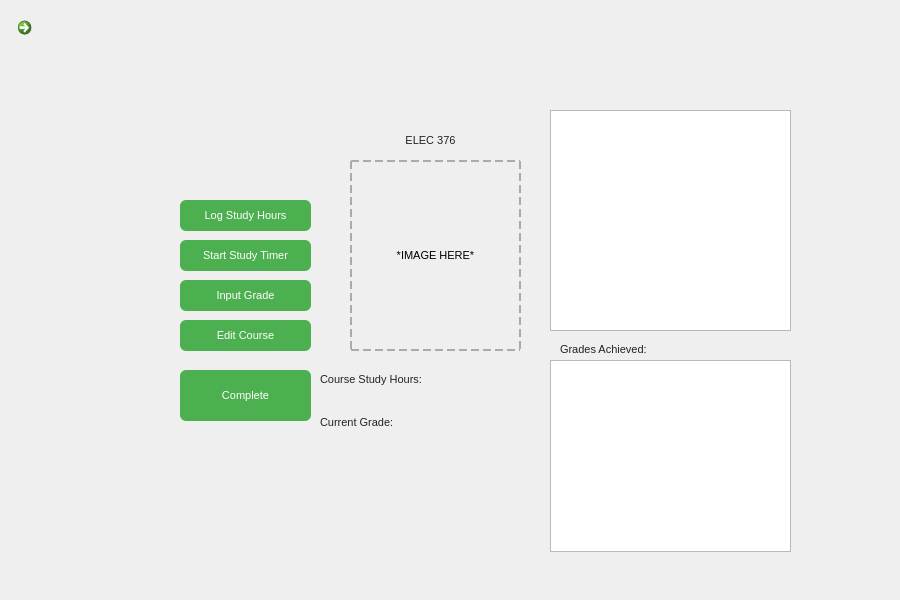
<?xml version="1.0" encoding="UTF-8"?>
<ui version="4.0">
 <class>CoursePage</class>
 <widget class="QWidget" name="CoursePage">
  <property name="geometry">
   <rect>
    <x>0</x>
    <y>0</y>
    <width>900</width>
    <height>600</height>
   </rect>
  </property>
  <property name="font">
   <font>
    <pointsize>8</pointsize>
   </font>
  </property>
  <property name="windowTitle">
   <string>Form</string>
  </property>
  <widget class="QPushButton" name="logHoursButton">
   <property name="geometry">
    <rect>
     <x>180</x>
     <y>200</y>
     <width>131</width>
     <height>31</height>
    </rect>
   </property>
   <property name="styleSheet">
    <string notr="true">QPushButton {
    background-color: #4CAF50;
    color: white;
    font: bold 8pt &quot;Segoe UI&quot;;
    border-radius: 6px;
    padding: 6px 12px;
}
QPushButton:hover {
    background-color: #45a049;
}
QPushButton:pressed {
    background-color: #3d8c40;
}</string>
   </property>
   <property name="text">
    <string>Log Study Hours</string>
   </property>
  </widget>
  <widget class="QPushButton" name="timerButton">
   <property name="geometry">
    <rect>
     <x>180</x>
     <y>240</y>
     <width>131</width>
     <height>31</height>
    </rect>
   </property>
   <property name="styleSheet">
    <string notr="true">QPushButton {
    background-color: #4CAF50;
    color: white;
    font: bold 8pt &quot;Segoe UI&quot;;
    border-radius: 6px;
    padding: 6px 12px;
}
QPushButton:hover {
    background-color: #45a049;
}
QPushButton:pressed {
    background-color: #3d8c40;
}</string>
   </property>
   <property name="text">
    <string>Start Study Timer</string>
   </property>
  </widget>
  <widget class="QLabel" name="courseNameLabel">
   <property name="geometry">
    <rect>
     <x>350</x>
     <y>130</y>
     <width>161</width>
     <height>21</height>
    </rect>
   </property>
   <property name="layoutDirection">
    <enum>Qt::LayoutDirection::LeftToRight</enum>
   </property>
   <property name="styleSheet">
    <string notr="true">QLabel {
    font: bold 16pt &quot;Segoe UI&quot;;
    color: #222;
}</string>
   </property>
   <property name="text">
    <string>ELEC 376</string>
   </property>
   <property name="alignment">
    <set>Qt::AlignmentFlag::AlignCenter</set>
   </property>
  </widget>
  <widget class="QPushButton" name="inputGradeButton">
   <property name="geometry">
    <rect>
     <x>180</x>
     <y>280</y>
     <width>131</width>
     <height>31</height>
    </rect>
   </property>
   <property name="styleSheet">
    <string notr="true">QPushButton {
    background-color: #4CAF50;
    color: white;
    font: bold 8pt &quot;Segoe UI&quot;;
    border-radius: 6px;
    padding: 6px 12px;
}
QPushButton:hover {
    background-color: #45a049;
}
QPushButton:pressed {
    background-color: #3d8c40;
}</string>
   </property>
   <property name="text">
    <string>Input Grade</string>
   </property>
  </widget>
  <widget class="QPushButton" name="editCourseButton">
   <property name="geometry">
    <rect>
     <x>180</x>
     <y>320</y>
     <width>131</width>
     <height>31</height>
    </rect>
   </property>
   <property name="styleSheet">
    <string notr="true">QPushButton {
    background-color: #4CAF50;
    color: white;
    font: bold 8pt &quot;Segoe UI&quot;;
    border-radius: 6px;
    padding: 6px 12px;
}
QPushButton:hover {
    background-color: #45a049;
}
QPushButton:pressed {
    background-color: #3d8c40;
}</string>
   </property>
   <property name="text">
    <string>Edit Course</string>
   </property>
  </widget>
  <widget class="QPushButton" name="completeButton">
   <property name="geometry">
    <rect>
     <x>180</x>
     <y>370</y>
     <width>131</width>
     <height>51</height>
    </rect>
   </property>
   <property name="styleSheet">
    <string notr="true">QPushButton {
    background-color: #4CAF50;
    color: white;
    font: bold 8pt &quot;Segoe UI&quot;;
    border-radius: 6px;
    padding: 6px 12px;
}
QPushButton:hover {
    background-color: #45a049;
}
QPushButton:pressed {
    background-color: #3d8c40;
}</string>
   </property>
   <property name="text">
    <string>Complete</string>
   </property>
  </widget>
  <widget class="QLabel" name="rankLabel">
   <property name="geometry">
    <rect>
     <x>350</x>
     <y>160</y>
     <width>171</width>
     <height>191</height>
    </rect>
   </property>
   <property name="styleSheet">
    <string notr="true">QLabel {
    border: 2px dashed #aaa;
    min-height: 100px;
    min-width: 100px;
}</string>
   </property>
   <property name="text">
    <string>*IMAGE HERE*</string>
   </property>
   <property name="alignment">
    <set>Qt::AlignmentFlag::AlignCenter</set>
   </property>
  </widget>
  <widget class="QChartView" name="graphicsViewChart">
   <property name="geometry">
    <rect>
     <x>550</x>
     <y>110</y>
     <width>241</width>
     <height>221</height>
    </rect>
   </property>
  </widget>
  <widget class="QWidget" name="layoutWidget">
   <property name="geometry">
    <rect>
     <x>320</x>
     <y>360</y>
     <width>221</width>
     <height>81</height>
    </rect>
   </property>
   <layout class="QVBoxLayout" name="verticalLayout">
    <item>
     <widget class="QLabel" name="studyHoursLabel">
      <property name="styleSheet">
       <string notr="true">QLabel {
    font: bold 11pt &quot;Segoe UI&quot;;
    color: #222;
}</string>
      </property>
      <property name="text">
       <string>Course Study Hours:</string>
      </property>
      <property name="alignment">
       <set>Qt::AlignmentFlag::AlignLeading|Qt::AlignmentFlag::AlignLeft|Qt::AlignmentFlag::AlignVCenter</set>
      </property>
     </widget>
    </item>
    <item>
     <widget class="QLabel" name="currentGradeLabel">
      <property name="styleSheet">
       <string notr="true">QLabel {
    font: bold 11pt &quot;Segoe UI&quot;;
    color: #222;
}</string>
      </property>
      <property name="text">
       <string>Current Grade:</string>
      </property>
      <property name="alignment">
       <set>Qt::AlignmentFlag::AlignLeading|Qt::AlignmentFlag::AlignLeft|Qt::AlignmentFlag::AlignVCenter</set>
      </property>
     </widget>
    </item>
   </layout>
  </widget>
  <widget class="QLabel" name="studyHoursLabel_3">
   <property name="geometry">
    <rect>
     <x>560</x>
     <y>330</y>
     <width>179</width>
     <height>38</height>
    </rect>
   </property>
   <property name="styleSheet">
    <string notr="true">QLabel {
    font: bold 9pt &quot;Segoe UI&quot;;
    color: #222;
}</string>
   </property>
   <property name="text">
    <string>Grades Achieved:</string>
   </property>
   <property name="alignment">
    <set>Qt::AlignmentFlag::AlignLeading|Qt::AlignmentFlag::AlignLeft|Qt::AlignmentFlag::AlignVCenter</set>
   </property>
  </widget>
  <widget class="QCommandLinkButton" name="backButton">
   <property name="geometry">
    <rect>
     <x>10</x>
     <y>10</y>
     <width>31</width>
     <height>33</height>
    </rect>
   </property>
   <property name="cursor">
    <cursorShape>ArrowCursor</cursorShape>
   </property>
   <property name="text">
    <string/>
   </property>
   <property name="icon">
    <iconset theme="QIcon::ThemeIcon::WindowClose"/>
   </property>
   <property name="iconSize">
    <size>
     <width>16</width>
     <height>16</height>
    </size>
   </property>
  </widget>
  <widget class="QListWidget" name="assignmentsList">
   <property name="geometry">
    <rect>
     <x>550</x>
     <y>360</y>
     <width>241</width>
     <height>192</height>
    </rect>
   </property>
  </widget>
 </widget>
 <customwidgets>
  <customwidget>
   <class>QChartView</class>
   <extends>QGraphicsView</extends>
   <header location="global">QCharts/QChartView</header>
  </customwidget>
 </customwidgets>
 <tabstops>
  <tabstop>logHoursButton</tabstop>
  <tabstop>timerButton</tabstop>
 </tabstops>
 <resources/>
 <connections/>
</ui>
